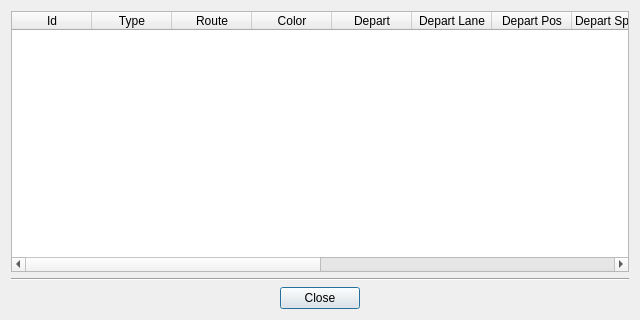
<?xml version="1.0" encoding="UTF-8"?>
<ui version="4.0">
 <class>vehicleTableDialog</class>
 <widget class="QDialog" name="vehicleTableDialog">
  <property name="geometry">
   <rect>
    <x>0</x>
    <y>0</y>
    <width>640</width>
    <height>320</height>
   </rect>
  </property>
  <property name="minimumSize">
   <size>
    <width>640</width>
    <height>320</height>
   </size>
  </property>
  <property name="maximumSize">
   <size>
    <width>640</width>
    <height>320</height>
   </size>
  </property>
  <property name="windowTitle">
   <string>Dialog</string>
  </property>
  <property name="modal">
   <bool>true</bool>
  </property>
  <layout class="QVBoxLayout" name="verticalLayout">
   <item>
    <widget class="QTableWidget" name="Table">
     <attribute name="horizontalHeaderDefaultSectionSize">
      <number>80</number>
     </attribute>
     <column>
      <property name="text">
       <string>Id</string>
      </property>
     </column>
     <column>
      <property name="text">
       <string>Type</string>
      </property>
     </column>
     <column>
      <property name="text">
       <string>Route</string>
      </property>
     </column>
     <column>
      <property name="text">
       <string>Color</string>
      </property>
     </column>
     <column>
      <property name="text">
       <string>Depart</string>
      </property>
     </column>
     <column>
      <property name="text">
       <string>Depart Lane</string>
      </property>
     </column>
     <column>
      <property name="text">
       <string>Depart Pos</string>
      </property>
     </column>
     <column>
      <property name="text">
       <string>Depart Speed</string>
      </property>
     </column>
     <column>
      <property name="text">
       <string>Arrival Lane</string>
      </property>
     </column>
     <column>
      <property name="text">
       <string>Arrival Pos</string>
      </property>
     </column>
     <column>
      <property name="text">
       <string>Arrival Speed</string>
      </property>
     </column>
     <column>
      <property name="text">
       <string>Line</string>
      </property>
     </column>
     <column>
      <property name="text">
       <string>Person Nro</string>
      </property>
     </column>
     <column>
      <property name="text">
       <string>Container Nro</string>
      </property>
     </column>
    </widget>
   </item>
   <item>
    <widget class="Line" name="HorizontalLine">
     <property name="orientation">
      <enum>Qt::Horizontal</enum>
     </property>
    </widget>
   </item>
   <item>
    <layout class="QHBoxLayout" name="LayoutButton">
     <item>
      <spacer name="horizontalSpacer1">
       <property name="orientation">
        <enum>Qt::Horizontal</enum>
       </property>
       <property name="sizeHint" stdset="0">
        <size>
         <width>40</width>
         <height>20</height>
        </size>
       </property>
      </spacer>
     </item>
     <item>
      <widget class="QPushButton" name="ButtonClose">
       <property name="text">
        <string>Close</string>
       </property>
       <property name="icon">
        <iconset resource="../../../../resources/eNetEditorResources.qrc">
         <normaloff>:/main/accept.ico</normaloff>:/main/accept.ico</iconset>
       </property>
      </widget>
     </item>
     <item>
      <spacer name="horizontalSpacer2">
       <property name="orientation">
        <enum>Qt::Horizontal</enum>
       </property>
       <property name="sizeHint" stdset="0">
        <size>
         <width>40</width>
         <height>20</height>
        </size>
       </property>
      </spacer>
     </item>
    </layout>
   </item>
  </layout>
 </widget>
 <resources>
  <include location="../../../../resources/eNetEditorResources.qrc"/>
 </resources>
 <connections/>
</ui>
